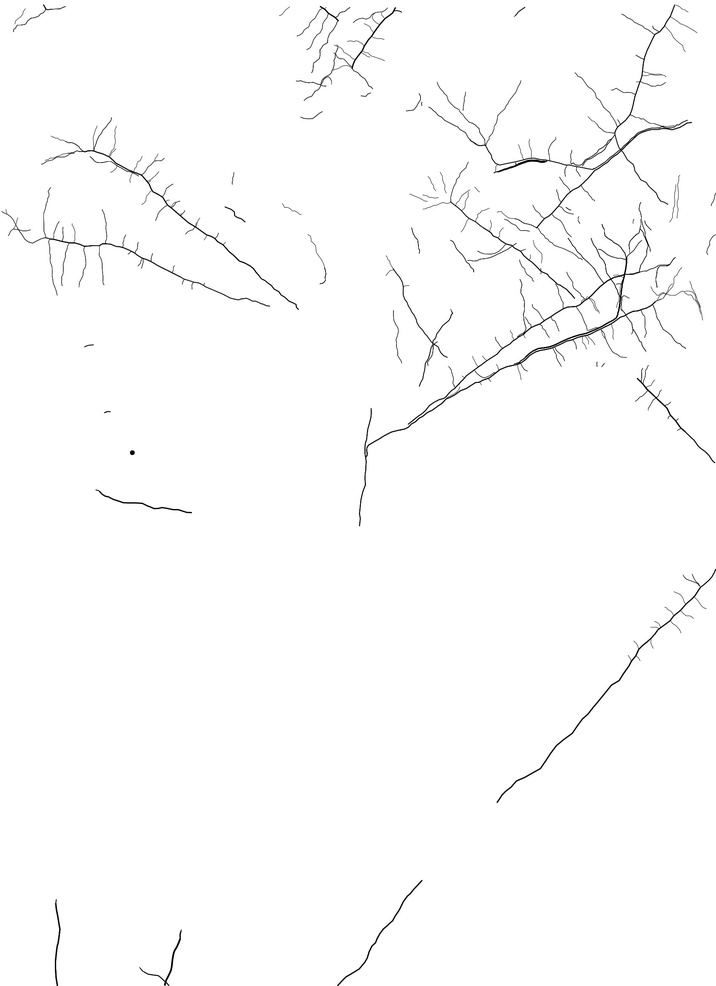
#> input picture Data/RootsPairs/groundTruth/26_4_12_TB1_30_60.jpg, 716 x 986 px, shrunk from 1696 x 2336 before the run, found by its file name; its folder holds 4 pictures in this run
$ jupyter execute TEST_gray2bin.ipynb   (shell and % lines are left out)   (Python 2 division)
#> lines starting #> are read from the running program, lines starting #| are printed output that depends on the picture; after the words box and inside, x2 and y2 are one past the last pixel; in counts of white or black regions, pixels touching at a corner belong together
[cell 1]
import os
# import os.makedirs
import numpy as np
from PIL import Image
import matplotlib
import matplotlib.pyplot as plt
import cv2


from pylab import rcParams
rcParams['figure.figsize'] = 10, 20


PATH_ROOT = "./datasets/RootsPairs-data1-2/data_1n2/"
pathImgs = PATH_ROOT + "imgs/"
pathGroundTruth = PATH_ROOT + "groundTruth/"

listImgs = [f for f in os.listdir(pathImgs)]

print "Length list img: " + str(len(listImgs))

img = Image.open(pathGroundTruth + listImgs[0]).convert("L")

print "First image shape: " + str(np.shape(img))
#| First image shape: (986, 716)

# max =
print "Max: " +str(np.amax(np.amax(img)))
#| Max: 255

[cell 2]
thres = 128
amax = np.amax(np.amax(img))
#> amax = 255
if amax < 1:
    img = img*255.0
# im_bin = cv2.adaptiveThreshold(img,255,cv2.ADAPTIVE_THRESH_MEAN_C, cv2.THRESH_BINARY,thres,2)

array_bin = np.where(np.array(img) > thres, 255, 0)
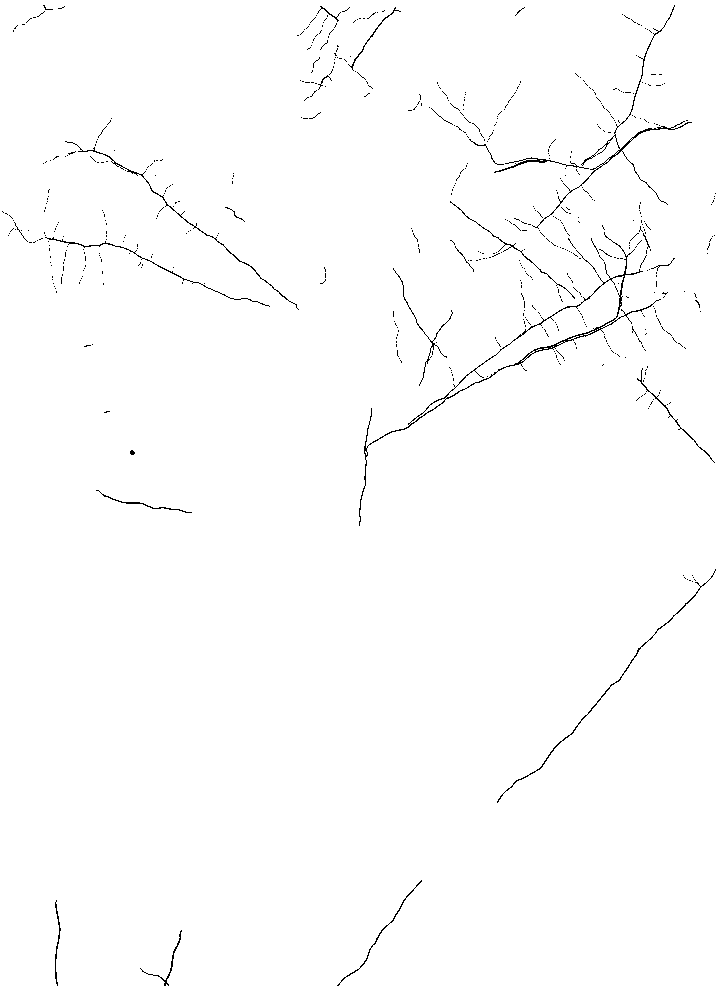
#> array_bin: shape (986, 716) int64; 99.1% white; black in thin lines or dots
# img_bin = Image.fromarray(array_bin)

img_bin = Image.fromarray(np.uint8(array_bin))
#> img_bin: PIL image 716x986 L; 99.1% white; black in thin lines or dots


$ run again, on Data/RootsPairs/groundTruth/26_4_12_TB4.jpg
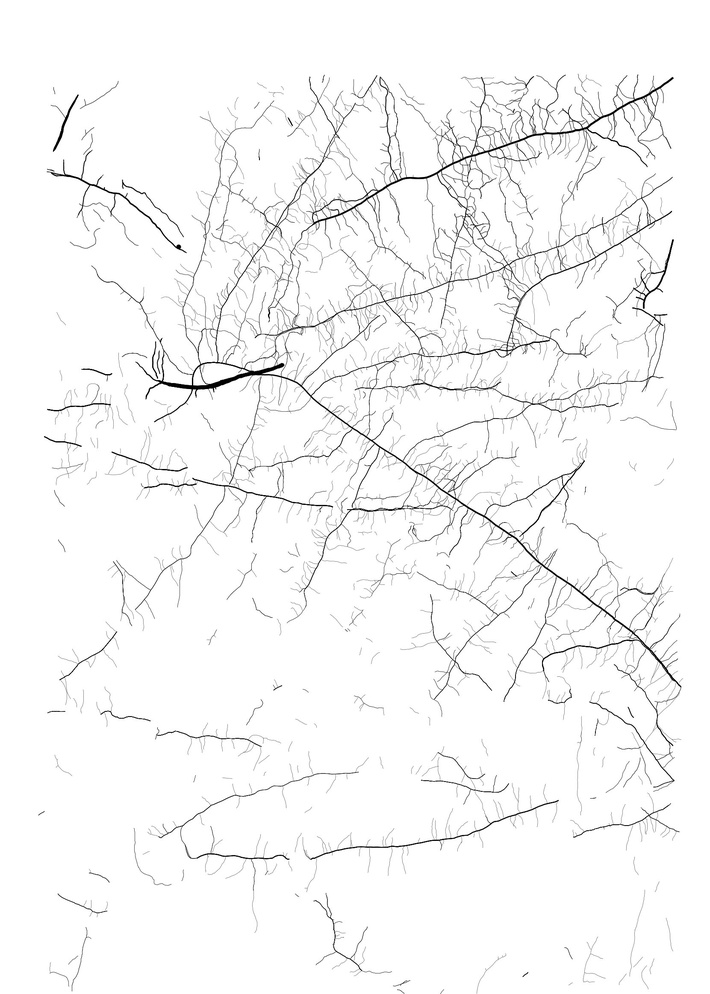
#> input picture Data/RootsPairs/groundTruth/26_4_12_TB4.jpg, 710 x 994 px, shrunk from 1661 x 2325 before the run, found by its file name
#| First image shape: (994, 710)
#| Max: 255
#> amax = 255
#> `array_bin = np.where(np.array(img) > thres, 255, 0)`:
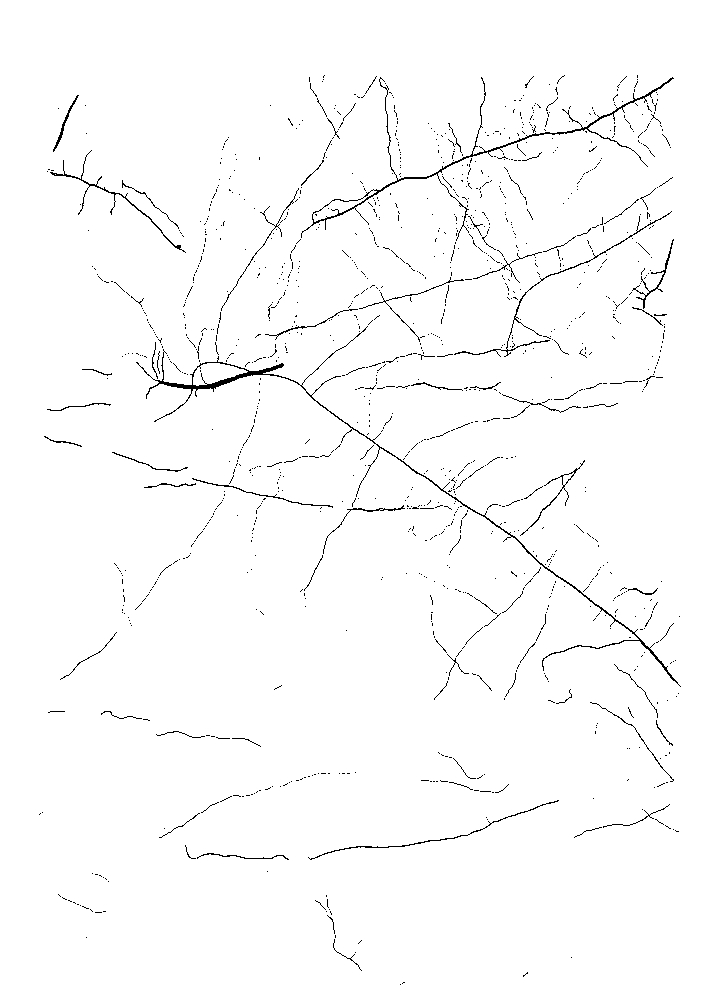
#> array_bin: shape (994, 710) int64; 98.3% white; black in thin lines or dots, all inside (x1, y1, x2, y2) = (39, 75, 681, 985)
